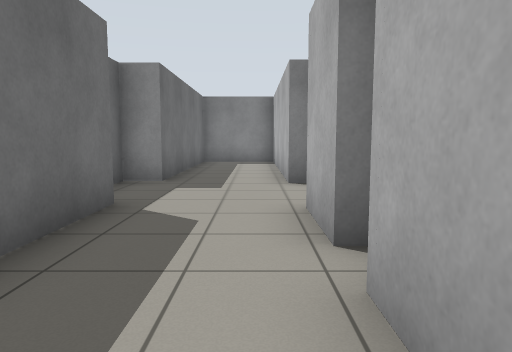
View 1 (above)

18 first-person views from a walk through a world built for the Gazebo simulator. The camera is 0.94 m above the floor, tilts 6° down and sees 70° across. The floor is counted in squares, 1 m on a side. Each view is taken from the middle of a square. On the plan, view 1 faces up. The plan holds only what a view shows up to about 13 squares ahead; the rest is blank.

View 2
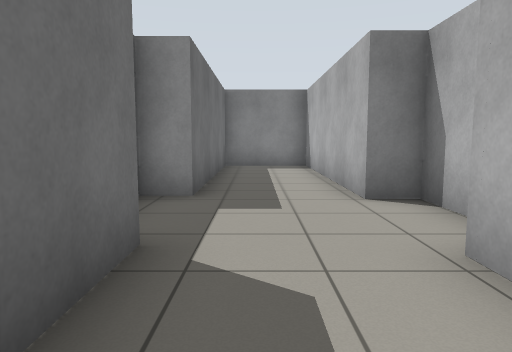

View 3
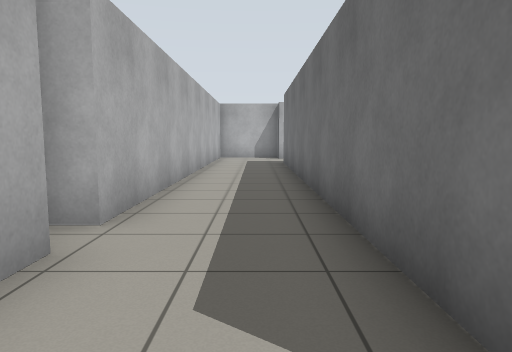

View 4
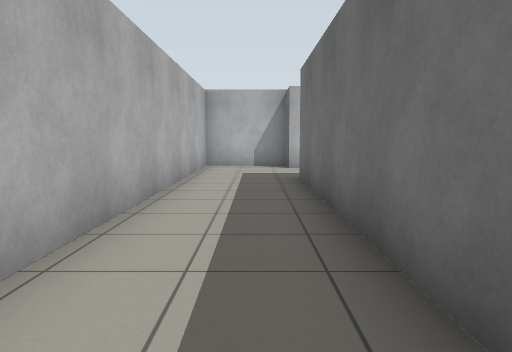

View 5
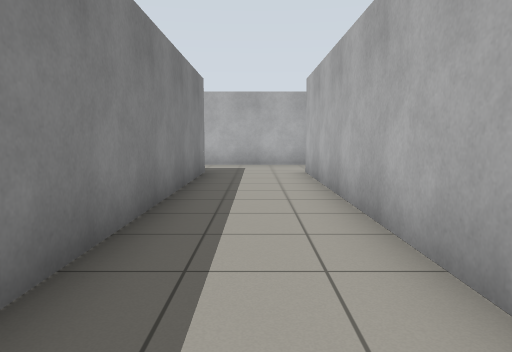

View 6
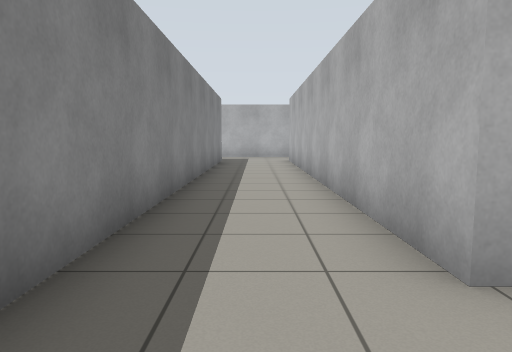

View 7
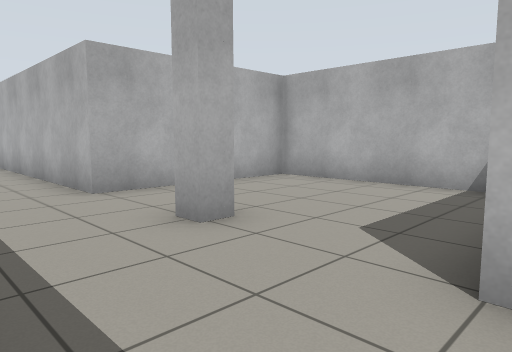

View 8
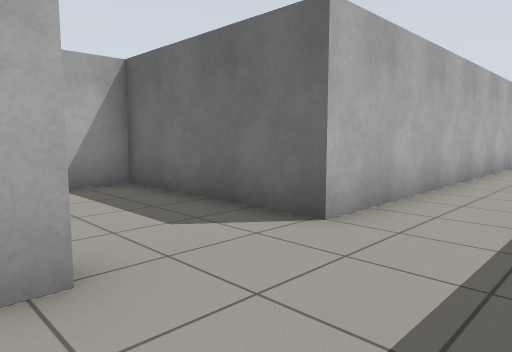

View 9
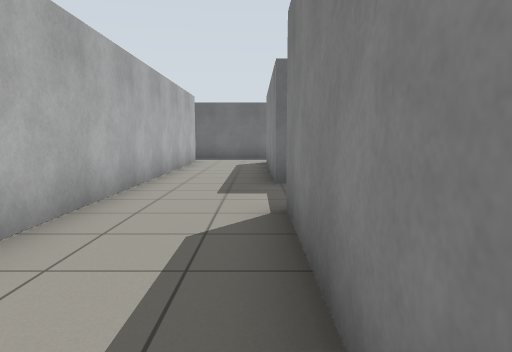

View 10
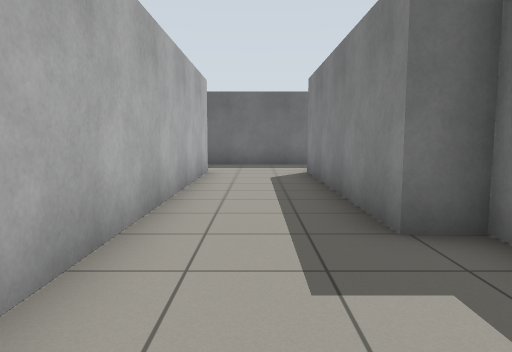

View 11
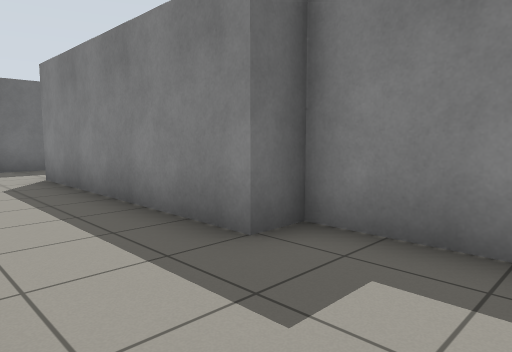

View 12
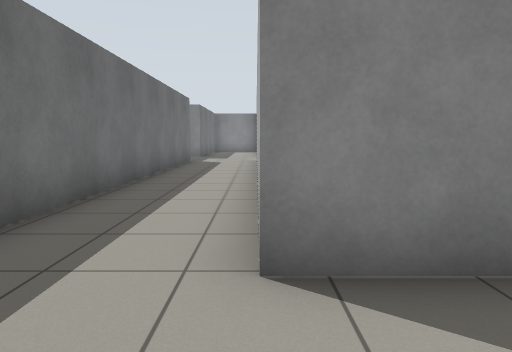

View 13
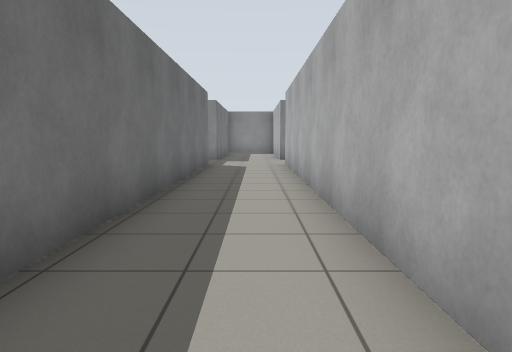

View 14
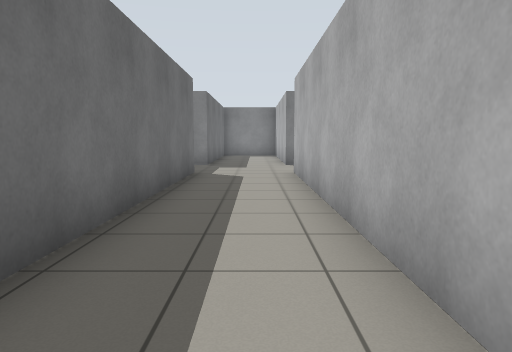

View 15
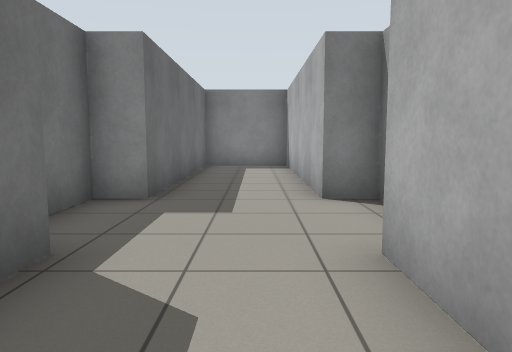

View 16
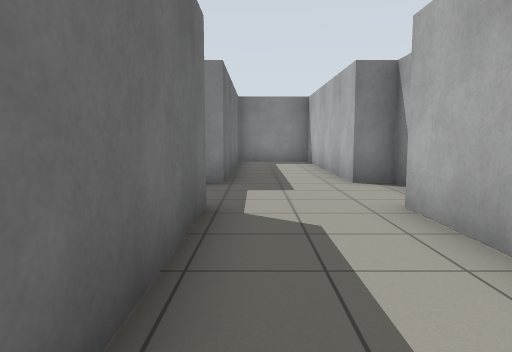

View 17
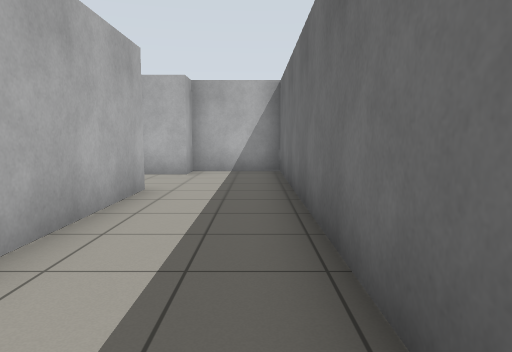

View 18
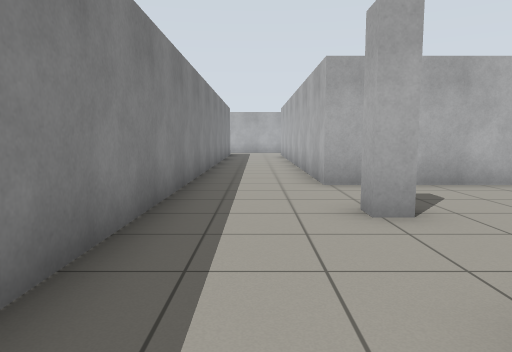

### Floor plan
Points are (right, up) in squares from view 1. A wall is a line through its corners. A room is listed if a view was taken in it or the views show most of it. See-through windows are left out.
Room 1 (views 1, 2, 3, 4, 5, 6, 7, 8, 9, 10, 11, 12, 13, 14, 15, 16, 17, 18)
walls: (-17.8, -11) (-17.8, -10.4) (-17.2, -10.4); (-24.5, -6.7) (-26.5, -6.7) (-26.5, -7.6) (-33, -7.6) (-33, 5); (-32.1, 6.9) (-32.1, 7.6) (-33, 7.6) (-33, 14.2) (-35.7, 14.2) (-35.7, 7.6) (-36.5, 7.6) (-36.5, 6.2); (-2, 5.2) (-2, -7.6) (-23.9, -7.6); (0.7, 3) (0.7, 4.9); (-35.7, 5) (-35.7, -11.2) (-33.2, -11.2) (-33.2, -10.4) (-20.5, -10.4) (-20.5, -15.2) (-14.8, -15.2) (-14.8, -10.4) (-2, -10.4) (-2, -11.2) (0.7, -11.2) (0.7, 2.2); (1.5, 6.3) (1.5, 7.6) (0.7, 7.6) (0.7, 14.2) (-2, 14.2) (-2, 7.8) (-2.9, 7.8) (-2.9, 7.2)

Where each view was taken, in squares from view 1:
view 1: 0 up, 0 right, facing up
view 2: 2 up, 1 left, facing up
view 3: 6 up, 1 left, facing down
view 4: 1 up, 1 left, facing down
view 5: 9 down, 12 left, facing right
view 6: 9 down, 17 left, facing right
view 7: 8 down, 21 left, facing down-right
view 8: 8 down, 17 left, facing down-left
view 9: 8 down, 19 left, facing left
view 10: 9 down, 23 left, facing left
view 11: 10 down, 24 left, facing up-left
view 12: 10 down, 33 left, facing up
view 13: 8 down, 34 left, facing up
view 14: 5 down, 34 left, facing up
view 15: 2 up, 34 left, facing up
view 16: 0 up, 35 left, facing up
view 17: 1 down, 35 left, facing down
view 18: 9 down, 22 left, facing right
